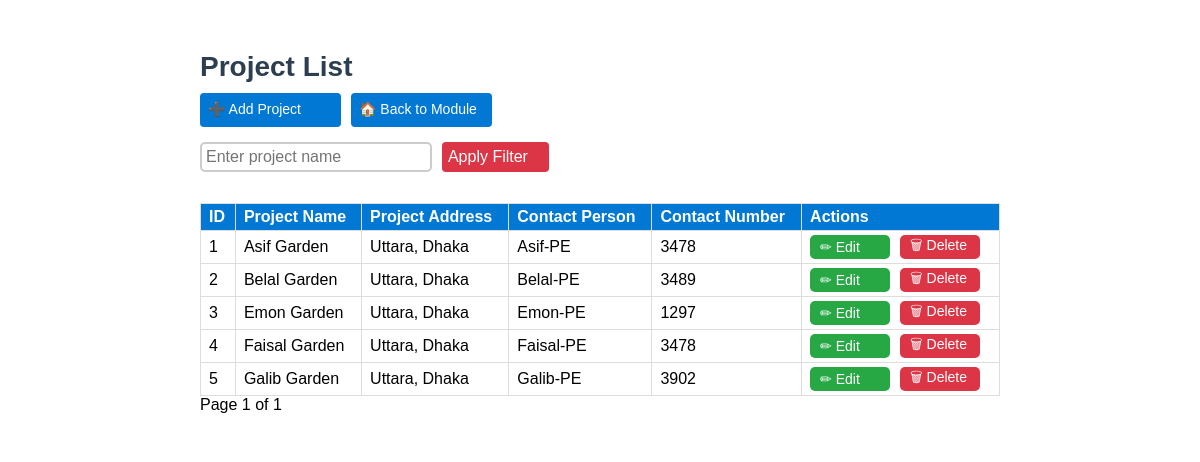
Page /construction-department/project/ on the earlier database version.
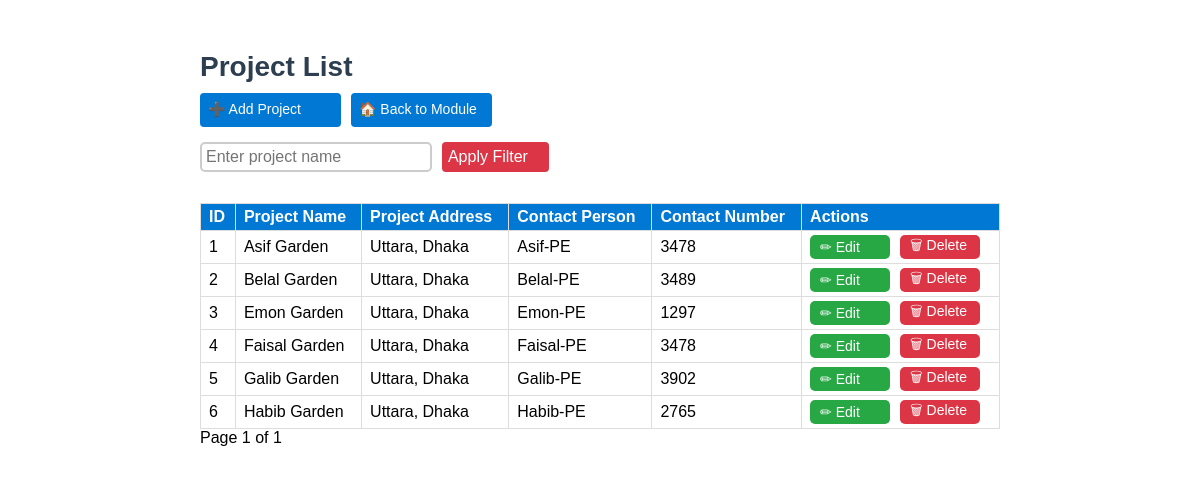
Same page on the later database version.
### project/models.py (models this page shows, shortened)
class Project(models.Model):
    id = models.AutoField(primary_key=True)  # Auto-incrementing ID
    name_of_project = models.CharField(max_length=255)  # Project name
    project_address = models.CharField(max_length=500)  # Project address as CharField
    contact_person_name = models.CharField(max_length=255)  # Name of contact person
    contact_person_number = models.CharField(max_length=20)  # Contact number of contact person

### project/views.py (the view)
# urls.py: path("", project_list, name="project_list"),  # Display project list with filtering and pagination
def project_list(request):
    query = request.GET.get("q", "")  # Defaults to empty if no query string
    projects = Project.objects.all().order_by("id")  # Changed from "-id" to "id"
    if query:
        projects = projects.filter(name_of_project__icontains=query)
    paginator = Paginator(projects, 10)
    page_number = request.GET.get("page")
    try:
        projects_page = paginator.get_page(page_number)
    except (PageNotAnInteger, EmptyPage):
        projects_page = paginator.get_page(1)
    return render(request, "project/project_list.html", {
        "projects": projects_page,
        "query": query
    })

### project/templates/project/project_list.html (shortened to what this page needs)
{% block content %}
<div class="form-container">
    <h2>Project List</h2>
    <div class="nav-buttons">
        <a href="{% url 'project_create' %}" class="nav-button">➕ Add Project</a>
        <a href="{% url 'construction_department' %}" class="nav-button">🏠 Back to Module</a>
    </div>
    <div class="filter-container">
    <form method="get" style="display: flex; gap: 10px;">
        <input type="text" name="q" value="{{ query }}" class="filter-box" placeholder="Enter project name">
        <button type="submit" class="apply-button">Apply Filter</button>
    </form>
</div>
    <table>
        <thead>
            <tr>
                <th>ID</th>
                <th>Project Name</th>
                <th>Project Address</th>
                <th>Contact Person</th>
                <th>Contact Number</th>
                <th>Actions</th>
            </tr>
        </thead>
        <tbody>
            {% for project in projects %}
            <tr>
                <td>{{ project.id }}</td>
                <td class="name">{{ project.name_of_project }}</td>
                <td>{{ project.project_address }}</td>
                <td>{{ project.contact_person_name }}</td>
                <td>{{ project.contact_person_number }}</td>
                <td>
                    <div class="action-buttons">
                        <a href="{% url 'project_edit' project.id %}" class="action-button edit">✏ Edit</a>
                        <a href="{% url 'project_delete' project.id %}" class="action-button delete" onclick="return confirm('Are you sure you want to delete this project?');">🗑 Delete</a>
                    </div>
                </td>
            </tr>
            {% empty %}
            <tr>
                <td colspan="6" class="text-center">No projects found</td>
            </tr>
            {% endfor %}
        </tbody>
    </table>
<div class="pagination">
    <span>Page {{ projects.number }} of {{ projects.paginator.num_pages }}</span>
</div>
</div>
{% endblock %}

Differences in the rows shown:
added Project: id "6", name_of_project "Habib Garden", project_address "Uttara, Dhaka", contact_person_name "Habib-PE", contact_person_number "2765"
